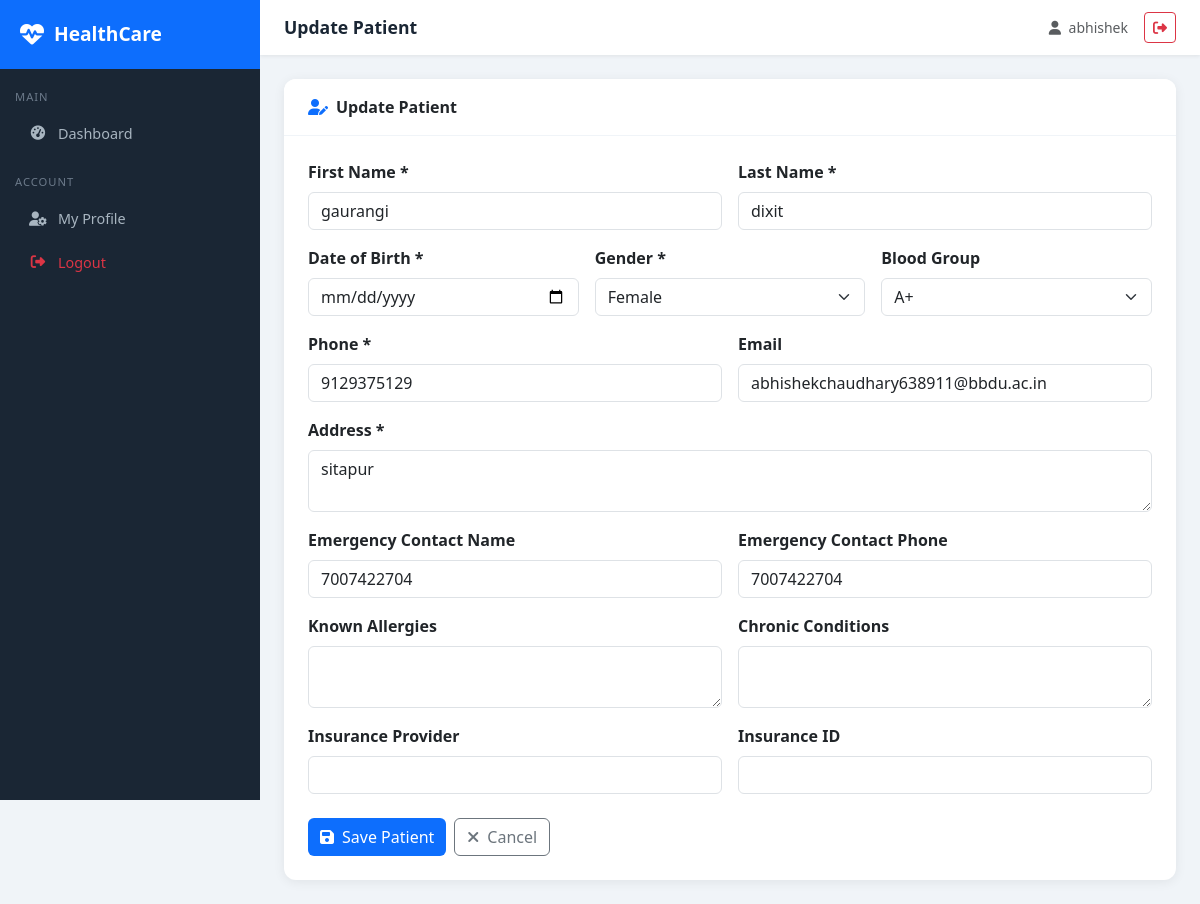
Screenshot of /patients/1/update/ (signed in) with the database file from the repository.
### patients/models.py (models this page shows, shortened)
class Patient(models.Model):
    BLOOD_GROUP_CHOICES = [
        ('A+', 'A+'), ('A-', 'A-'), ('B+', 'B+'), ('B-', 'B-'),
        ('O+', 'O+'), ('O-', 'O-'), ('AB+', 'AB+'), ('AB-', 'AB-'),
    ]
    GENDER_CHOICES = [
        ('M', 'Male'), ('F', 'Female'), ('O', 'Other')
    ]
    user = models.OneToOneField(User, on_delete=models.SET_NULL, null=True, blank=True)
    first_name = models.CharField(max_length=100)
    last_name = models.CharField(max_length=100)
    date_of_birth = models.DateField()
    gender = models.CharField(max_length=1, choices=GENDER_CHOICES)
    blood_group = models.CharField(max_length=3, choices=BLOOD_GROUP_CHOICES, blank=True)
    phone = models.CharField(max_length=15)
    email = models.EmailField(blank=True)
    address = models.TextField()
    emergency_contact_name = models.CharField(max_length=100, blank=True)
    emergency_contact_phone = models.CharField(max_length=15, blank=True)
    allergies = models.TextField(blank=True, help_text="List known allergies")
    chronic_conditions = models.TextField(blank=True)
    insurance_provider = models.CharField(max_length=100, blank=True)
    insurance_id = models.CharField(max_length=50, blank=True)
    created_at = models.DateTimeField(auto_now_add=True)
    updated_at = models.DateTimeField(auto_now=True)

### patients/views.py (the view)
# urls.py: path('<int:pk>/update/', views.patient_update, name='patient_update'),
@login_required
def patient_update(request, pk):
    patient = get_object_or_404(Patient, pk=pk)
    if request.method == 'POST':
        form = PatientForm(request.POST, instance=patient)
        if form.is_valid():
            form.save()
            messages.success(request, 'Patient information updated successfully!')
            return redirect('patient_detail', pk=patient.pk)
    else:
        form = PatientForm(instance=patient)
    return render(request, 'patients/patient_form.html', {
        'form': form,
        'title': 'Update Patient',
        'patient': patient
    })

### patients/forms.py
class PatientForm(forms.ModelForm):
    class Meta:
        model = Patient
        exclude = ['user', 'created_at', 'updated_at']
        widgets = {
            'date_of_birth': forms.DateInput(attrs={'type': 'date'}),
            'address': forms.Textarea(attrs={'rows': 3}),
            'allergies': forms.Textarea(attrs={'rows': 2}),
            'chronic_conditions': forms.Textarea(attrs={'rows': 2}),
        }

### templates/patients/patient_form.html (shortened to what this page needs)
{% extends 'base/base.html' %}
{% block page_title %}{{ title }}{% endblock %}
{% block content %}
<div class="card">
    <div class="card-header py-3 px-4">
        <i class="fas fa-user-edit text-primary me-2"></i>{{ title }}
    </div>
    <div class="card-body p-4">
        <form method="post">
            <div class="row g-3">
                <div class="col-md-6">
                    <label class="form-label fw-semibold">First Name *</label>
                    <input type="text" name="first_name" class="form-control"
                           value="{{ form.first_name.value|default:'' }}" required>
                </div>
                <div class="col-md-6">
                    <label class="form-label fw-semibold">Last Name *</label>
                    <input type="text" name="last_name" class="form-control"
                           value="{{ form.last_name.value|default:'' }}" required>
                </div>
                <div class="col-md-4">
                    <label class="form-label fw-semibold">Date of Birth *</label>
                    <input type="date" name="date_of_birth" class="form-control"
                           value="{{ form.date_of_birth.value|default:'' }}" required>
                </div>
                <div class="col-md-4">
                    <label class="form-label fw-semibold">Gender *</label>
                    <select name="gender" class="form-select" required>
                        <option value="F" {% if form.gender.value == 'F' %}selected{% endif %}>Female</option>
                    </select>
                </div>
                <div class="col-md-4">
                    <label class="form-label fw-semibold">Blood Group</label>
                    <select name="blood_group" class="form-select">
                        {% for val, label in form.fields.blood_group.choices %}
                        <option value="{{ val }}" {% if form.blood_group.value == val %}selected{% endif %}>
                            {{ label }}
                        </option>
                        {% endfor %}
                    </select>
                </div>
                <div class="col-md-6">
                    <label class="form-label fw-semibold">Phone *</label>
                    <input type="text" name="phone" class="form-control"
                           value="{{ form.phone.value|default:'' }}" required>
                </div>
                <div class="col-md-6">
                    <label class="form-label fw-semibold">Email</label>
                    <input type="email" name="email" class="form-control"
                           value="{{ form.email.value|default:'' }}">
                </div>
                <div class="col-md-12">
                    <label class="form-label fw-semibold">Address *</label>
                    <textarea name="address" class="form-control" rows="2" required>
{{ form.address.value|default:'' }}</textarea>
                </div>
                <div class="col-md-6">
                    <label class="form-label fw-semibold">Emergency Contact Name</label>
                    <input type="text" name="emergency_contact_name" class="form-control"
                           value="{{ form.emergency_contact_name.value|default:'' }}">
                </div>
                <div class="col-md-6">
                    <label class="form-label fw-semibold">Emergency Contact Phone</label>
                    <input type="text" name="emergency_contact_phone" class="form-control"
                           value="{{ form.emergency_contact_phone.value|default:'' }}">
                </div>
                <div class="col-md-6">
                    <label class="form-label fw-semibold">Known Allergies</label>
                    <textarea name="allergies" class="form-control" rows="2">
{{ form.allergies.value|default:'' }}</textarea>
                </div>
                <div class="col-md-6">
                    <label class="form-label fw-semibold">Chronic Conditions</label>
                    <textarea name="chronic_conditions" class="form-control" rows="2">
{{ form.chronic_conditions.value|default:'' }}</textarea>
                </div>
                <div class="col-md-6">
                    <label class="form-label fw-semibold">Insurance Provider</label>
                    <input type="text" name="insurance_provider" class="form-control"
                           value="{{ form.insurance_provider.value|default:'' }}">
                </div>
                <div class="col-md-6">
                    <label class="form-label fw-semibold">Insurance ID</label>
                    <input type="text" name="insurance_id" class="form-control"
                           value="{{ form.insurance_id.value|default:'' }}">
                </div>
            </div>
            <div class="d-flex gap-2 mt-4">
                <button type="submit" class="btn btn-primary">
                    <i class="fas fa-save me-2"></i>Save Patient
                </button>
                <a href="{% url 'patient_list' %}" class="btn btn-outline-secondary">
                    <i class="fas fa-times me-2"></i>Cancel
                </a>
            </div>
        </form>
    </div>
</div>
{% endblock %}

### templates/base/base.html (shortened to what this page needs)
<!DOCTYPE html>
<html lang="en">
<head>
    <link href="https://cdn.jsdelivr.net/npm/bootstrap@5.3.0/dist/css/bootstrap.min.css" rel="stylesheet">
    <link href="https://cdnjs.cloudflare.com/ajax/libs/font-awesome/6.4.0/css/all.min.css" rel="stylesheet">
</head>
<body>
{% if user.is_authenticated %}
    <div class="sidebar">
        <div class="sidebar-brand">
            <i class="fas fa-heartbeat"></i>
            <span>HealthCare</span>
        </div>
        <nav class="mt-2">
            <div class="nav-section">Main</div>
            <a href="{% url 'dashboard' %}" class="nav-link {% if request.resolver_match.url_name == 'dashboard' %}active{% endif %}">
                <i class="fas fa-tachometer-alt"></i> Dashboard
            </a>
            <div class="nav-section">Account</div>
            <a href="{% url 'profile' %}" class="nav-link">
                <i class="fas fa-user-cog"></i> My Profile
            </a>
            <a href="{% url 'logout' %}" class="nav-link text-danger">
                <i class="fas fa-sign-out-alt"></i> Logout
            </a>
        </nav>
    </div>
    <div class="main-content">
        <div class="topbar">
            <span class="topbar-title">
                {% block page_title %}HealthCare Portal{% endblock %}
            </span>
            <div class="d-flex align-items-center gap-3">
                <span class="text-muted small">
                    <i class="fas fa-user me-1"></i>
                    {{ user.get_full_name|default:user.username }}
                </span>
                <a href="{% url 'logout' %}" class="btn btn-sm btn-outline-danger">
                    <i class="fas fa-sign-out-alt"></i>
                </a>
            </div>
        </div>
        <div class="page-content">
            {% block content %}{% endblock %}
        </div>
    </div>
{% else %}
    {% block public_content %}{% endblock %}
{% endif %}
</body>
</html>

### templates/base/base.html (style rules this page uses)
:root { --primary: #0d6efd; --sidebar-bg: #1a2634; --sidebar-width: 260px; }
body { background: #f0f4f8; font-family: 'Segoe UI', sans-serif; }
.sidebar { position: fixed; top: 0; left: 0; height: 100vh; width: var(--sidebar-width); background: var(--sidebar-bg); z-index: 1000; overflow-y: auto; transition: all 0.3s; }
.sidebar-brand { padding: 20px; background: #0d6efd; color: white; font-size: 1.2rem; font-weight: 700; display: flex; align-items: center; gap: 10px; }
.sidebar-brand i { font-size: 1.5rem; }
.nav-section { padding: 10px 15px 5px; font-size: 0.7rem; color: #6c7a8a; text-transform: uppercase; letter-spacing: 1px; margin-top: 10px; }
.sidebar .nav-link { color: #a8b5c0; padding: 10px 20px; border-radius: 8px; margin: 2px 8px; display: flex; align-items: center; gap: 10px; font-size: 0.9rem; transition: all 0.2s; }
.sidebar .nav-link i { width: 20px; text-align: center; }
.main-content { margin-left: var(--sidebar-width); min-height: 100vh; }
.topbar { background: #fff; padding: 12px 24px; box-shadow: 0 1px 4px rgba(0, 0, 0, 0.08); display: flex; justify-content: space-between; align-items: center; position: sticky; top: 0; z-index: 999; }
.topbar-title { font-weight: 600; color: #1a2634; font-size: 1.1rem; }
.page-content { padding: 24px; }
.card { border: none; border-radius: 12px; box-shadow: 0 2px 12px rgba(0, 0, 0, 0.07); }
.card-header { background: #fff; border-bottom: 1px solid #f0f4f8; border-radius: 12px 12px 0 0 !important; font-weight: 600; }
.btn-primary { background: #0d6efd; border: none; }

### rows the page displays
Patient: first_name "gaurangi", last_name "dixit", blood_group "A+", phone "9129375129", email "abhishekchaudhary638911@bbdu.ac.in", address "sitapur", emergency_contact_name "7007422704", emergency_contact_phone "7007422704"

### other values shown
{{ title }} "Update Patient"
{{ user.get_full_name|default:user.username }} "abhishek"
